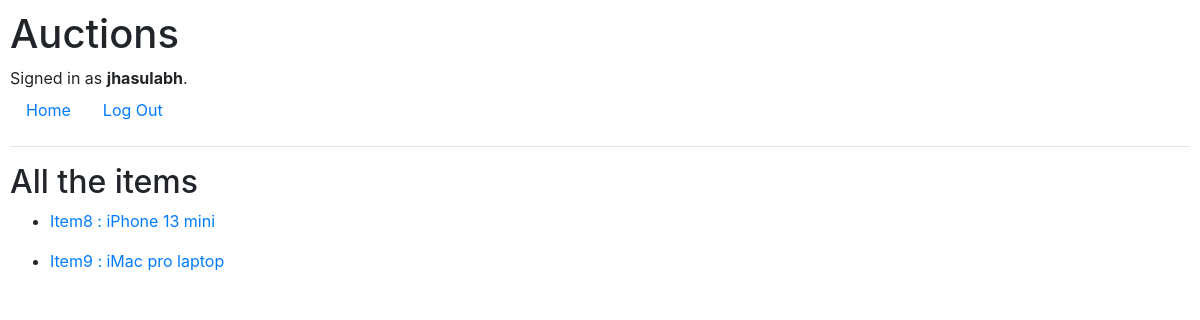
Page /category/3 (signed in) on the committed database.
### auctions/models.py (models this page shows)
class User(AbstractUser):
    pass

class Listing(models.Model):
    user=models.CharField(max_length=100, null=True)
    title= models.CharField(max_length=100)
    description=models.TextField()
    price=models.IntegerField()
    current_bid=models.IntegerField(null=True)
    category=models.CharField(max_length=100, null=True)
    image_url=models.URLField(default='google.com')
    sold=models.BooleanField(default=False)
    def __str__(self):
        return self.title

### auctions/views.py (the view)
# urls.py: path("category/<int:category_id>", views.show_category, name="listcategory"),
def show_category(request, category_id):
    cate=Category.objects.get(pk=category_id)
    listing=Listing.objects.filter(category=cate)
    return render(request, "auctions/cate.html",{
        "listings":listing
    })

### auctions/models.py (called while the page is built)
    def __str__(self):
        return self.cat

### auctions/templates/auctions/cate.html
{% extends "auctions/layout.html" %}
{% block body %}
    <h2>All the items</h2>
    {% for listing in listings %}
        <ul>
            <li><a href="{% url 'item' listing.id %}">Item{{listing.id}} : {{listing}}</a></li>
        </ul>
    {% endfor %}
{% endblock %}

### auctions/templates/auctions/layout.html (shortened to what this page needs)
{% load static %}
<!DOCTYPE html>
<html lang="en">
    <head>
        <link rel="stylesheet" href="https://stackpath.bootstrapcdn.com/bootstrap/4.4.1/css/bootstrap.min.css">
        <link href="{% static 'auctions/styles.css' %}" rel="stylesheet">
    </head>
    <body>
        <h1>Auctions</h1>
        <div>
            {% if user.is_authenticated %}
                Signed in as <strong>{{ user.username }}</strong>.
            {% else %}
                Not signed in.
            {% endif %}
        </div>
        <ul class="nav">
            <li class="nav-item">
                <a class="nav-link" href="{% url 'index' %}">Home</a>
            </li>
            {% if user.is_authenticated %}
                <li class="nav-item">
                    <a class="nav-link" href="{% url 'logout' %}">Log Out</a>
                </li>
            {% endif %}
        </ul>
        <hr>
        {% block body %}
        {% endblock %}
    </body>
</html>

### auctions/static/auctions/styles.css (style rules this page uses)
body { padding: 10px; }

### rows in the picture
User: username "jhasulabh"
Listing: id "8", title "iPhone 13 mini"
Listing: id "9", title "iMac pro laptop"
